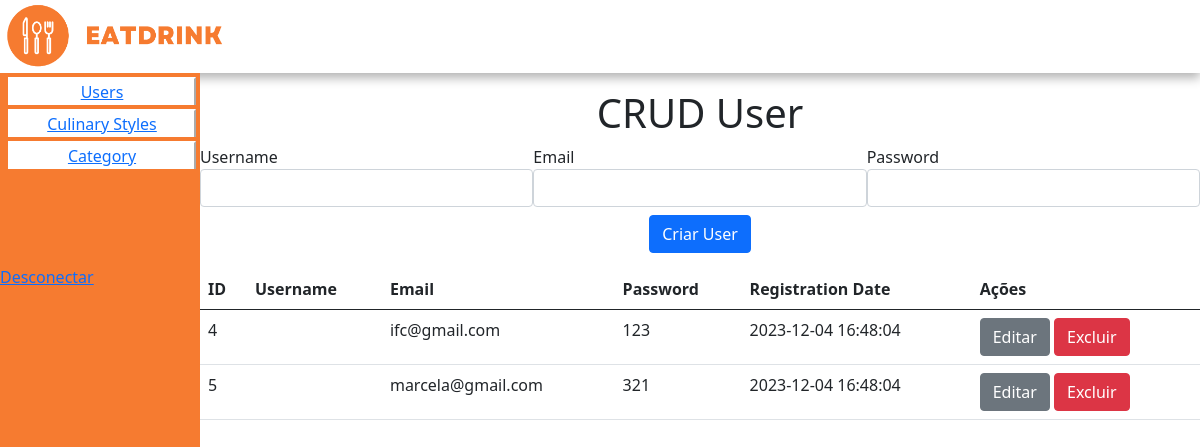
The page /pages/painel/CRUD/user/index.php on the database its author committed.
### tables this page shows
CREATE TABLE `user` (
  `id` INT(11) NOT NULL AUTO_INCREMENT,
  `username` VARCHAR(50) NOT NULL,
  `email` VARCHAR(100) NOT NULL,
  `password` VARCHAR(100) NOT NULL,
  `registration_date` TIMESTAMP NOT NULL DEFAULT CURRENT_TIMESTAMP(),
  PRIMARY KEY (`id`)
);

### pages/classes/database.class.php (called while the page is built, shortened)
<?php
    class Database {
        public static function conectar(){
            try{
                $conexao = new PDO(MYSQL_DSN,MYSQL_USUARIO,MYSQL_SENHA );
                return $conexao;
            }catch(PDOException $e){
                echo "Erro ao conectar com o banco de dados. Verifique os parâmetros de configuração.";
            }
        }
        public static function listar($sql,$params){
            $conexao = self::conectar();
            $comando = self::preparar($conexao, $sql, $params);
            if ($comando->execute())
                return $comando->fetchAll();
        }
        public static function preparar($conexao, $sql, $params = array()){
            $comando = $conexao->prepare($sql);
            return $comando;
        }
    }
?>

### pages/classes/login.class.php (called while the page is built, shortened)
<?php
    require_once ('crud.class.php');
    class Login extends Crud{
        private $email;
        private $password;
        private $registrationdate;
        public static function listar($tipo = 0, $info = ''){
            $sql = 'SELECT * FROM user';
            $params = array();
            return Database::listar($sql, $params);
        }
        public function getEmail(){
            return $this->email;
        }
        public function setEmail($email){
            $this->email = $email;
        }
        public function getPassword(){
            return $this->password;
        }
        public function setPassword($password){
            $this->password = $password;
        }
        public function getRegistrationDate(){
            return $this->registrationdate;
        }
        public function setRegistrationDate($registrationdate){
            $this->registrationdate = $registrationdate;
        }
    }
?>

### pages/classes/crud.class.php (called while the page is built, shortened)
<?php
    require_once('database.class.php');
    abstract class Crud{
        private $id = 0;
        public function getId(){
            return $this->id;
        }
        public function setId($id){
            $this->id = $id;
        }
    }
?>

### pages/painel/CRUD/user/index.php (the view, shortened to what this page needs)
<?php
    include("../../admin.php");
    $user = new Login(1, 'example','example','example', 1);
    $qeditando = null;
?>
    <center><h1>CRUD User</h1></center>
    <div class="">
        <div class="col-12">
            <form action="acao.php" method="post">
                <div class="row">
                    <div class="col-4">
                        <label for="username">Username</label>
                        <input type="text" name="username" id="username" class="form-control" value="<?php if($qeditando) echo $qeditando->getUsername(); ?>">
                    </div>
                    <div class="col-4">
                        <label for="email">Email</label>
                        <input type="text" name="email" id="email" class="form-control" value="<?php if($qeditando) echo $qeditando->getEmail(); ?>">
                    </div>
                    <div class="col-4">
                        <label for="password">Password</label>
                        <input type="text" name="password" id="password" class="form-control" value="<?php if($qeditando) echo $qeditando->getPassword(); ?>">
                    </div>
                    <div class="col-12" style="margin-top: 1vh;">
                        <center>
                            <button type="submit" class="btn btn-primary" name="acao" value="salvar"><?= ($qeditando) ? 'Editar User' : 'Criar User'; ?></button>
                        </center>
                    </div>
                </div>
            </form>
        </div>
        <div class="col-12">
            <table class="table mt-3">
                <thead>
                    <tr>
                        <th>ID</th>
                        <th>Username</th>
                        <th>Email</th>
                        <th>Password</th>
                        <th>Registration Date</th>
                        <th>Ações</th>
                    </tr>
                </thead>
                <tbody>
                <?php
                    $lista = $user->listar();
                    foreach ($lista as $item) {
                        $q = new Login($item['id'], $item['username'], $item['email'], $item['password'], $item['registration_date']);
                        echo '<tr>
                            <td>' . $q->getId() . '</td>
                            <td>' . $q->getUsername() . '</td>
                            <td>' . $q->getEmail() . '</td>
                            <td>' . $q->getPassword() . '</td>
                            <td>' . $q->getRegistrationDate() . '</td>
                            <td>
                                <a class="btn btn-secondary" href="index.php?acao=editar&id=' . $q->getId() . '">Editar</a>
                                <a class="btn btn-danger" href="acao.php?acao=excluir&id=' . $q->getId() . '">Excluir</a>
                            </td>
                        </tr>';
                    }
                ?>
                </tbody>
            </table>
        </div>
    </div>
<?php
    include("../../admin2.php");
?>

### pages/painel/admin.php (style rules this page uses)
body { background-color: #FFFFFF; }
.row { --bs-gutter-x: 0rem; }

### rows shown on the page
user: id "4", email "ifc@gmail.com", password "123", registration_date "2023-12-04 16:48:04"
user: id "5", email "marcela@gmail.com", password "321", registration_date "2023-12-04 16:48:04"
